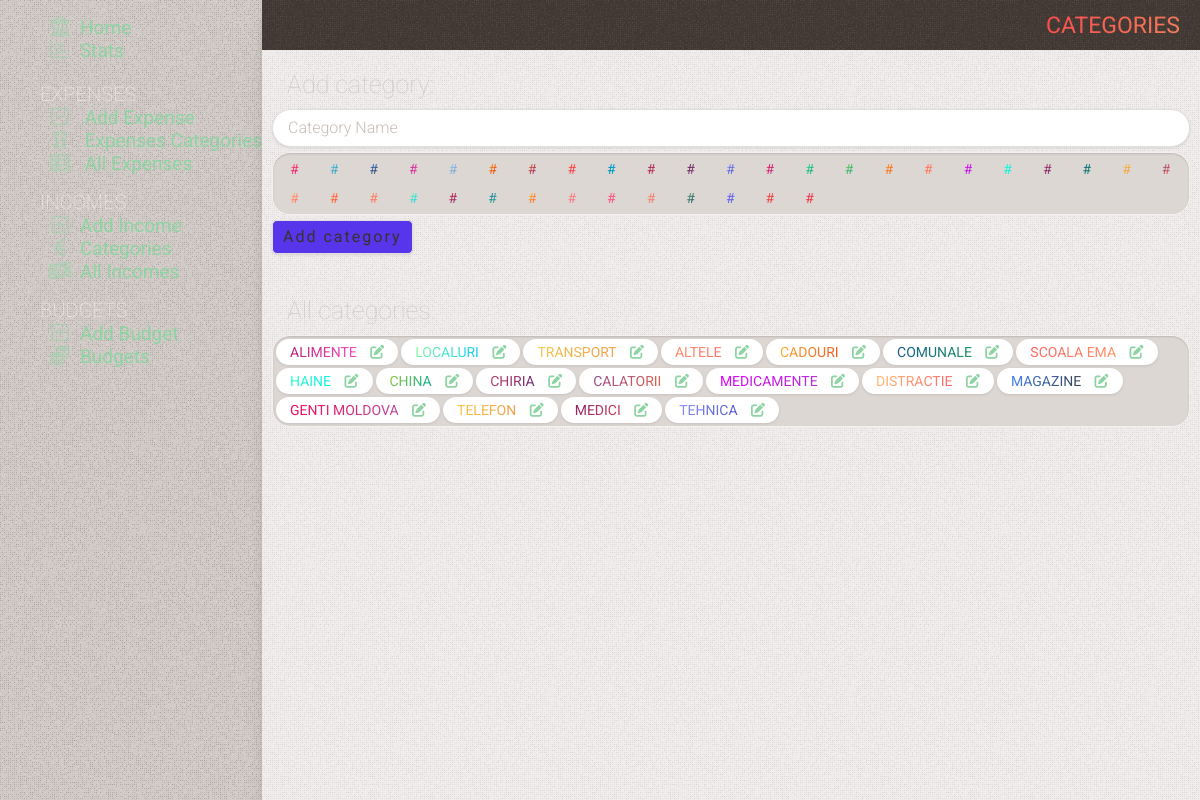
The page /categories on the database as committed earlier.
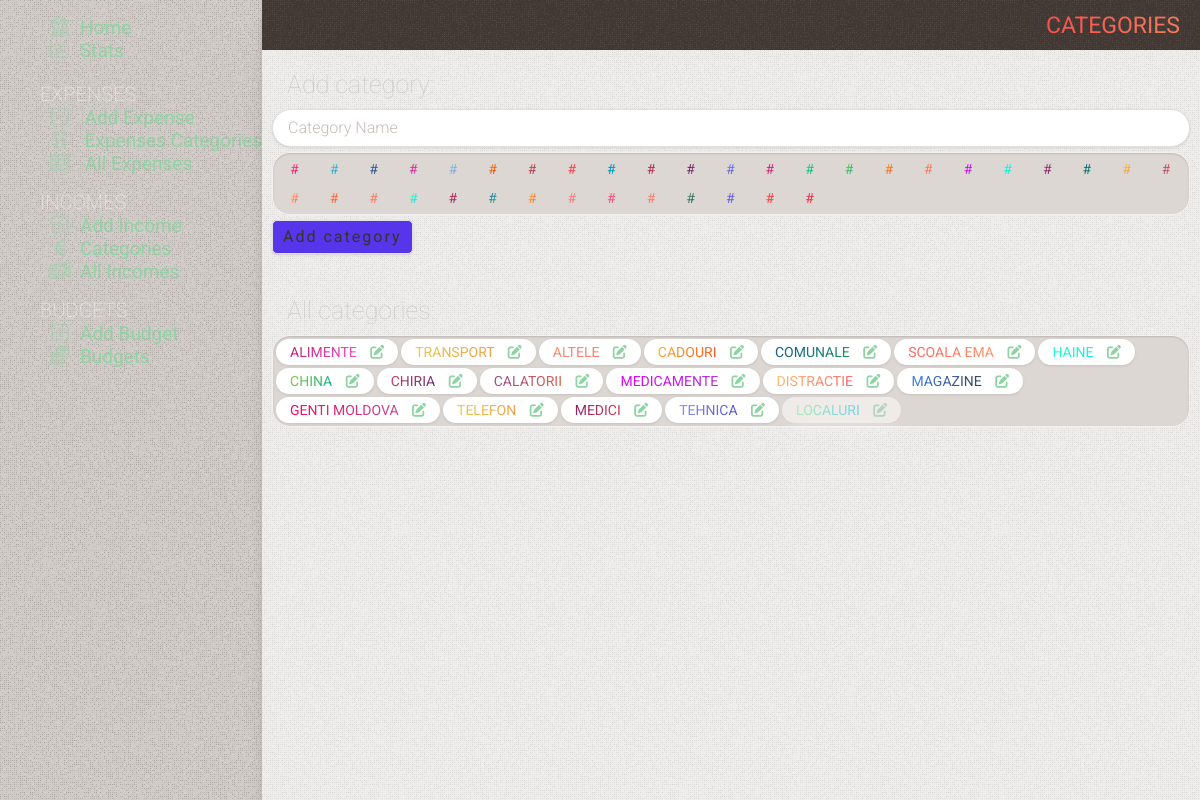
The same page on the database as committed later.
### tables this page shows
CREATE TABLE categories
(
    id    INTEGER PRIMARY KEY AUTOINCREMENT,
    name  TEXT NOT NULL,
    color TEXT,
    state TEXT DEFAULT false
);

### app.py (the view, shortened to what this page needs)
@app.route('/categories', methods=('GET', 'POST'))
def categories():
    conn = get_db_connection()
    categories = conn.execute(
        "SELECT categories.id as cid, categories.name as name, color as color, categories.state, count(expenses.sum) as count "
        "FROM categories "
        "LEFT JOIN expenses on categories.id = expenses.category "
        # "WHERE categories.state is not 'true' "
        "GROUP BY name "
        "ORDER BY categories.state , count DESC"
    ).fetchall()
    conn.close()
    return render_template('categories.html', title='Categories', gradient='text-gradient-red',
                           categories=categories)

### app.py (called while the page is built)
def get_db_connection():
    conn = sqlite3.connect('static/database.db')
    conn.row_factory = sqlite3.Row
    return conn

### templates/categories.html (shortened to what this page needs)
{% extends 'base.html' %} {% block content %}
	<div class="page_title {{ gradient }}" >
		<span >{% block title %} {{ title }} {% endblock %}</span >
	</div >
	<div class="content" >
	<div class=" subtitle2" >Add category:</div >
	<form method="post" >
		<div class="form-group" >
			<input type="text" name="category" placeholder="Category Name" class="form-control"
						 value="{{ request.form['category'] }}" />
		</div >
		<div class="form-group mt-5" >
			<div class="radio-group category-group" >
				{% for i in range(37) %}
					<label for="gradient_{{ i }}" ><span class="gradient_{{ i }}" >#</span ></label >
				{% endfor %}
			</div >
		</div >
		<div class="form-group mt-5" >
			<button type="submit" class="add-button" name="cat" >
				Add category
			</button >
		</div >
	</form >
	<div class="mt-42 subtitle2" >All categories:</div >
	<div class="  flex flex-wrap radio-group category-group" >
		{% for category in categories %}
			<label class="badge {% if category['state'] == 'true' %} hide-category {% endif %}" >
				<span class="{{ category['color'] }} " >{{ category['name'] }} </span >
				<a href="/edit-category/{{ category['cid'] }}" class="ml-10" ><i class="fa-solid fa-pen-to-square" ></i ></a >
			</label >
		{% endfor %}
	</div >
{% endblock %}

### templates/base.html (shortened to what this page needs)
<!DOCTYPE html>
<html lang="en" class="dark-theme" >
<head >
	<link rel="stylesheet" href="{{ url_for('static', filename= 'css/splide.min.css') }}" />
	<link rel="stylesheet" href="https://cdnjs.cloudflare.com/ajax/libs/font-awesome/6.0.0-beta3/css/all.min.css" />
	<link rel="stylesheet" href="{{ url_for('static', filename= 'css/mmenu.css') }}" />
	<link rel="stylesheet" href="{{ url_for('static', filename= 'css/styles.css') }}" />
</head >
<body class="w-full flex flex-col" >
<div class="flex container w-full h-full flex-1" >
	<nav id="menu" >
		<ul class="list-menu" >
			<li ><a href="{{ url_for('index') }}" ><i class="fa-solid fa-bank" ></i >Home</a ></li >
			<li ><a href="{{ url_for('stats') }}" ><i class="fa-regular fa-chart-bar" ></i >Stats</a ></li >
			<li class="list-title mt-20" ><span >Expenses</span >
			<li class="list-expense" ><a href="{{ url_for('add') }}" >
				<i class="fa fa-regular fa-square-minus" ></i >
				Add Expense</a >
			</li >
			<li class="list-expense" >
				<a href="{{ url_for('categories') }}" >
					<i class="fa fa-grip-vertical" ></i >
					Expenses Categories</a >
			</li >
			<li class="list-expense" >
				<a href="{{ url_for('all_expenses') }}" >
					<i class="fa fa-solid fa-table-list" ></i >
					All Expenses</a >
			</li >
			</li >
			<li class="list-title" ><span >Incomes</span >
			<li class="list-income" ><a href="{{ url_for('add_income') }}" ><i class="fa fa-regular fa-square-plus" ></i >Add
																																																										Income</a >
			</li >
			<li class="list-income" ><a href="{{ url_for('categories_income') }}" ><i class="fa fa-solid fa-euro-sign" ></i >Categories</a >
			</li >
			<li class="list-income" ><a href="{{ url_for('incomes') }}" ><i class="fa fa-solid fa-money-bill-1-wave" ></i >All
																																																										 Incomes</a >
			</li >
			</li >
			<li class="list-title" ><span >Budgets</span >
			<li class="list-budget" ><a href="{{ url_for('add_budget') }}" ><i class="fa fa-regular fa-square-plus" ></i >Add
																																																										Budget</a >
			</li >
			<li class="list-budget" ><a href="{{ url_for('budgets') }}" ><i class="fa-solid fa-coins" ></i >Budgets</a ></li >
			</li >
		</ul >
	</nav >
	<div class="right-container overflow--hidden flex-1 " >
		{% block content %} {% endblock %}
	</div >
</div >
<link rel="stylesheet" href="https://cdn.jsdelivr.net/npm/flatpickr/dist/flatpickr.min.css" >
</body >
</html >

### static/css/mmenu.css (style rules this page uses)
:root { --mm-line-height: 20px; --mm-listitem-size: 44px; --mm-navbar-size: 44px; --mm-offset-top: 0; --mm-offset-right: 0; --mm-offset-bottom: 0; --mm-offset-left: 0; --mm-color-border: rgba(0, 0, 0, 0.1); --mm-color-button: rgba(0, 0, 0, 0.3); --mm-color-text: rgba(0, 0, 0, 0.75); --mm-color-text-dimmed: rgba(0, 0, 0, 0.3); --mm-color-background: #f3f3f3; --mm-color-background-highlight: rgba(0, 0, 0, 0.05); --mm-color-background-emphasis: rgba(255, 255, 255, 0.4); --mm-shadow: 0 0 10px rgba(0, 0, 0, 0.3) }
:root { --mm-iconbar-size: 50px }
:root { --mm-iconpanel-size: 50px }
:root { --mm-sidebar-collapsed-size: 50px; --mm-sidebar-expanded-size: 440px }

Rows that differ between the two databases and show on the page:
changed categories "LOCALURI": state "0" → "true" (drawn); moves down the list
